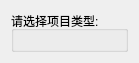
<?xml version="1.0" encoding="UTF-8"?>
<ui version="4.0">
 <class>projectTypes</class>
 <widget class="QWidget" name="projectTypes">
  <property name="geometry">
   <rect>
    <x>0</x>
    <y>0</y>
    <width>139</width>
    <height>62</height>
   </rect>
  </property>
  <property name="windowTitle">
   <string>Form</string>
  </property>
  <layout class="QGridLayout" name="gridLayout_2">
   <item row="0" column="0">
    <widget class="QGroupBox" name="groupBox">
     <property name="title">
      <string>请选择项目类型:</string>
     </property>
     <layout class="QGridLayout" name="gridLayout">
      <item row="0" column="0">
       <layout class="QVBoxLayout" name="verticalLayout_2"/>
      </item>
     </layout>
    </widget>
   </item>
  </layout>
 </widget>
 <resources/>
 <connections/>
</ui>
